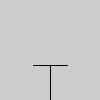
Frame 1 (no input)
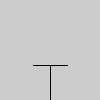
Frame 2 (the mouse pressed at the canvas centre, redrawn once)

The Processing sketch that drew these frames (run headless with seeded random() and noise(); the mouse was pressed at the canvas centre and the sketch redrawn once):

// Processing sketch: Ex_08
// ── Ex_08.pde
int x = 50; // X-coordinate of the center
int y = 100; // Y-coordinate of the bottom
int a = 35; // Half the width of the top bar

void setup() {
  size(100, 100);
  noLoop();
}

void draw() {
  drawT(x, y, a);
}

void drawT(int xpos, int ypos, int apex) {
  line(xpos, ypos, xpos, ypos-apex);
  line(xpos-(apex/2), ypos-apex, xpos+(apex/2), ypos-apex);
}
